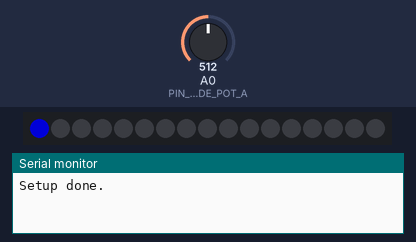
Bench run of a sketch on a simulated Arduino Uno, built with avr-gcc and run on an emulated ATmega328P. Parts: 17 RGB LEDs in strip order, left to right, the last lines printed to the serial monitor. The inputs (shaded band) are chosen by the test bench; at power-on: A0 (PIN_SLIDE_POT_A) = 512. Dim RGB values are drawn brighter than linear; colours are those a GRB WS2812 strip shows for the declared byte order.

Above: at 0.1 s.
At 0.7 s:
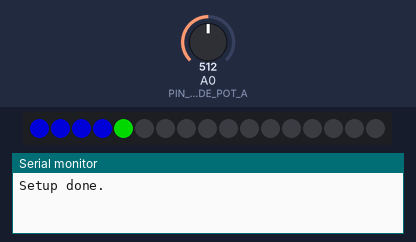
At 4.7 s:
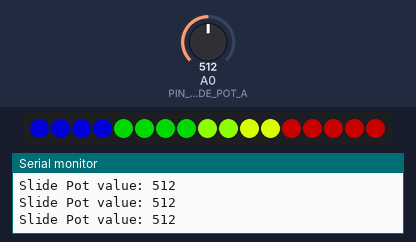
4.8 s: A0 (PIN_SLIDE_POT_A) set to 106
7.8 s: A0 (PIN_SLIDE_POT_A) set to 95
Timing chart, 0 to 10.8 s (numbered marks = the images above; inputs shaded):
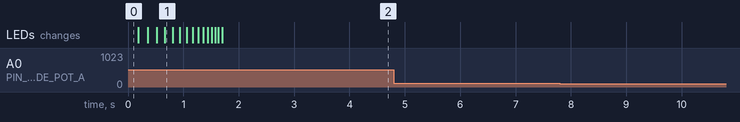

The sketch:

RPM_REV_LED.ino
```cpp
#include "FastLED.h"

#define PIN_SLIDE_POT_A A0 // input pin of the slide pot
#define MAX_SLIDE_POT_ANALGOG_READ_VALUE 1023 // maximum voltage as analog-to-digital converted value, depends on the voltage level of the VCC pin. Examples: 5V = 1023; 3.3V ~700


#define NUM_LEDS 17 // add number of LEDs of your RGB LED strip
#define PIN_LED 3 // digital output PIN that is connected to DIN of the RGB LED strip
#define LED_COLOR_1 CRGB::DarkBlue//see https://github.com/FastLED/FastLED/wiki/Pixel-reference for a full list, e.g. CRGB::AliceBlue, CRGB::Amethyst, CRGB::AntiqueWhite...
#define LED_COLOR_2 CRGB::DarkRed
#define LED_COLOR_3 CRGB::DarkOrange
#define LED_COLOR_4 CRGB::Gold
#define LED_COLOR_5 CRGB::DarkGreen

CRGB rgb_led[NUM_LEDS]; // color array of the LED RGB strip

void setup() {
  Serial.begin(9600);

  pinMode(PIN_SLIDE_POT_A, INPUT);
  FastLED.addLeds<WS2812B, PIN_LED>(rgb_led, NUM_LEDS);

  Serial.println("Setup done.");

  for (int j=0;j<1;j++)
{
      rgb_led[0] = CRGB::DarkBlue;
      FastLED.show();
      delay(180);

      rgb_led[1] = CRGB::DarkBlue;
      FastLED.show();
      delay(170);

      rgb_led[2] = CRGB::DarkBlue;
      FastLED.show();
      delay(160);


      rgb_led[3] = CRGB::DarkBlue;
      FastLED.show();
      delay(150);


      rgb_led[4] = CRGB::DarkRed;
      FastLED.show();
      delay(140);


      rgb_led[5] = CRGB::DarkRed;
      FastLED.show();
      delay(130);


      rgb_led[6] = CRGB::DarkRed;
      FastLED.show();
      delay(120);


      rgb_led[7] = CRGB::DarkRed;
      FastLED.show();
      delay(110);


      rgb_led[8] = CRGB::DarkOrange;
      FastLED.show();
      delay(100);


      rgb_led[9] = CRGB::DarkOrange;
      FastLED.show();
      delay(90);


      rgb_led[10] = CRGB::Gold;
      FastLED.show();
      delay(80);


      rgb_led[11] = CRGB::Gold;
      FastLED.show();
      delay(70);


      rgb_led[12] = CRGB::DarkGreen;
      FastLED.show();
      delay(60);


      rgb_led[13] = CRGB::DarkGreen;
      FastLED.show();
      delay(50);


      rgb_led[14] = CRGB::DarkGreen;
      FastLED.show();
      delay(40);


      rgb_led[15] = CRGB::DarkGreen;
      FastLED.show();
      delay(30);


      rgb_led[16] = CRGB::DarkGreen;
      FastLED.show();
      delay(20);


      rgb_led[17] = CRGB::DarkGreen;
      FastLED.show();
      delay(10);


for (int k=0;k<18;k++)
{
      rgb_led[17-k] = CRGB::Black;
      FastLED.show();
      delay(100);
}
}
}

void loop() {
  // 1) Analog value of slide pot is read
  int value_slide_pot_a = analogRead(PIN_SLIDE_POT_A);
  Serial.print("Slide Pot value: ");
  Serial.println(value_slide_pot_a);

  // 2) Analog value is mapped from slide pot range (analog input value) to led range (number of LEDs)
  int num_leds_switchedon = map(value_slide_pot_a, 0, MAX_SLIDE_POT_ANALGOG_READ_VALUE, 0, NUM_LEDS);


  // 3) Light up the LEDs
  // Only LEDs are switched on which correspond to the area left of the slide knob


  for (int i = 0; i < 4; ++i) {
    rgb_led[i] = LED_COLOR_1;
  }

  for (int i = 4; i < 9; ++i) {
    rgb_led[i] = LED_COLOR_2;
  }

  for (int i = 9; i < 11; ++i) {
    rgb_led[i] = LED_COLOR_3;
  }

  for (int i = 11; i < 13; ++i) {
    rgb_led[i] = LED_COLOR_4;
  }

  for (int i = 13; i < 18; ++i) {
    rgb_led[i] = LED_COLOR_5;
  }
  // LEDs are switched off which correspond to the area right of the slide knob
  for (int i = num_leds_switchedon; i < NUM_LEDS; ++i) {
    rgb_led[i] = CRGB::Black;
  }
  FastLED.show();
}
```
